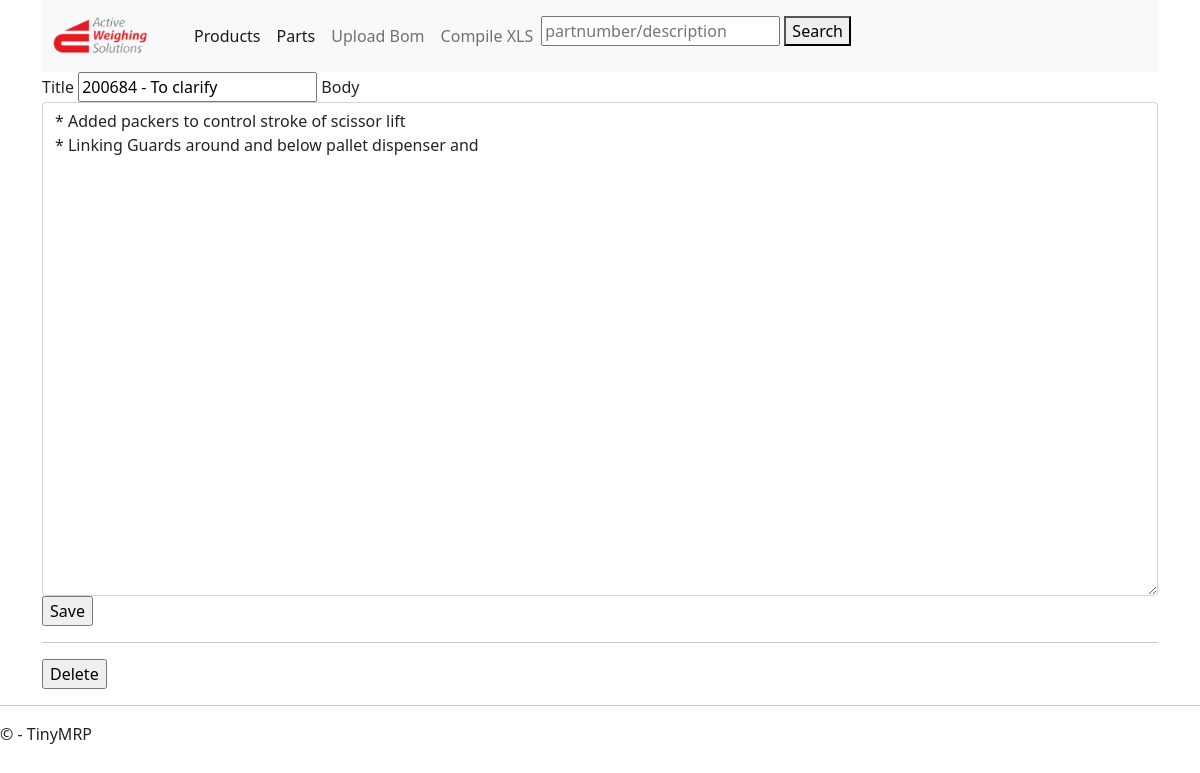
The page /2/update (signed in) on the database its author committed.
### tables this page shows
CREATE TABLE post (
  id INTEGER PRIMARY KEY AUTOINCREMENT,
  author_id INTEGER NOT NULL,
  created TIMESTAMP NOT NULL DEFAULT CURRENT_TIMESTAMP,
  title TEXT NOT NULL,
  body TEXT NOT NULL,
  FOREIGN KEY (author_id) REFERENCES user (id)
);

### TinyWEB/blog.py (the view, shortened to what this page needs)
@bp.route('/<int:id>/update', methods=('GET', 'POST'))
@login_required
def update(id):
    post = get_post(id)
    return render_template('blog/update.html', post=post)

### TinyWEB/auth.py (called while the page is built)
@bp.before_app_request
def load_logged_in_user():
    user_id = session.get('user_id')
    if user_id is None:
        g.user = None
    else:
        g.user = db.engine.execute(
            'SELECT * FROM user WHERE id = ?', (user_id,)
        ).fetchone()

def login_required(view):
    @functools.wraps(view)
    def wrapped_view(**kwargs):
        if g.user is None:
            return redirect(url_for('auth.login'))
        return view(**kwargs)
    return wrapped_view

### TinyWEB/blog.py (called while the page is built)
def get_post(id, check_author=True):
    post = db.engine.execute(
        'SELECT p.id, title, body, created, author_id, username'
        ' FROM post p JOIN user u ON p.author_id = u.id'
        ' WHERE p.id = ?',
        (id,)
    ).fetchone()
    if post is None:
        abort(404, "Post id {0} doesn't exist.".format(id))
    if check_author and post['author_id'] != g.user['id']:
        abort(403)
    return post

### TinyWEB/templates/blog/update.html (shortened to what this page needs)
{% extends 'layout.html' %}
{% block content %}
  <form method="post">
      <article class="post">
          <label for="title">Title</label>
          <input name="title" id="title"
                 value="{{ request.form['title'] or post['title'] }}" required>
          <label for="body">Body</label>
          <textarea name="body" class="form-control" rows="20" cols="120" id="body">{{ request.form['body'] or post['body'] }}</textarea>
          <input type="submit" value="Save">
          </article>
</form>
  <hr>
  <form action="{{ url_for('blog.delete', id=post['id']) }}" method="post">
    <input class="danger" type="submit" value="Delete" onclick="return confirm('Are you sure?');">
  </form>
{% endblock %}

### rows shown on the page
post: title "200684 - To clarify", body "* Added packers to control stroke of scissor lift * Linking Guards around and below pallet dispenser and"
